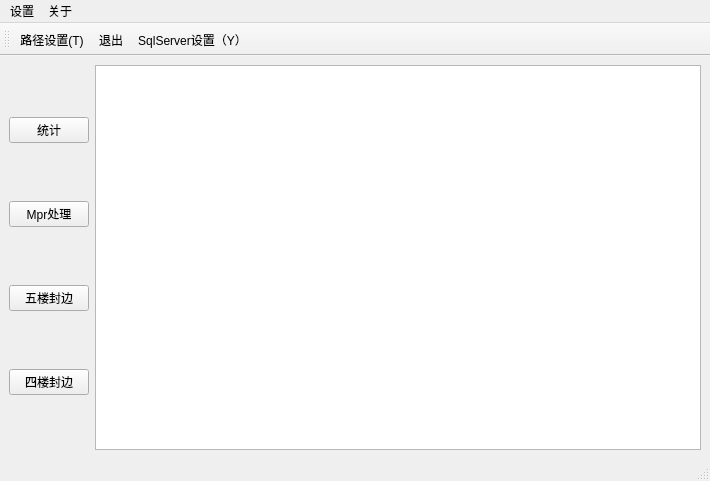
<?xml version="1.0" encoding="UTF-8"?>
<ui version="4.0">
 <class>MainWindow</class>
 <widget class="QMainWindow" name="MainWindow">
  <property name="geometry">
   <rect>
    <x>0</x>
    <y>0</y>
    <width>710</width>
    <height>481</height>
   </rect>
  </property>
  <property name="windowTitle">
   <string>后台封边程序转化</string>
  </property>
  <property name="windowIcon">
   <iconset>
    <normaloff>images/tup.png</normaloff>images/tup.png</iconset>
  </property>
  <widget class="QWidget" name="centralwidget">
   <layout class="QHBoxLayout" name="horizontalLayout_2">
    <item>
     <layout class="QHBoxLayout" name="horizontalLayout">
      <item>
       <layout class="QVBoxLayout" name="verticalLayout">
        <item>
         <widget class="QPushButton" name="pushButton">
          <property name="text">
           <string>统计</string>
          </property>
         </widget>
        </item>
        <item>
         <widget class="QPushButton" name="MprProcessing">
          <property name="text">
           <string>Mpr处理</string>
          </property>
         </widget>
        </item>
        <item>
         <widget class="QPushButton" name="Buttonbanding2">
          <property name="text">
           <string>五楼封边</string>
          </property>
         </widget>
        </item>
        <item>
         <widget class="QPushButton" name="Buttonbanding">
          <property name="text">
           <string>四楼封边</string>
          </property>
         </widget>
        </item>
       </layout>
      </item>
      <item>
       <widget class="QTextBrowser" name="textBrowser"/>
      </item>
     </layout>
    </item>
   </layout>
  </widget>
  <widget class="QMenuBar" name="menubar">
   <property name="geometry">
    <rect>
     <x>0</x>
     <y>0</y>
     <width>710</width>
     <height>22</height>
    </rect>
   </property>
   <widget class="QMenu" name="menu_2">
    <property name="title">
     <string>设置</string>
    </property>
    <addaction name="PatchActionc"/>
    <addaction name="sqlActionc"/>
   </widget>
   <widget class="QMenu" name="menu_3">
    <property name="title">
     <string>关于</string>
    </property>
    <addaction name="VersionAction"/>
    <addaction name="ExitAction"/>
   </widget>
   <addaction name="menu_2"/>
   <addaction name="menu_3"/>
  </widget>
  <widget class="QStatusBar" name="statusbar"/>
  <widget class="QToolBar" name="toolBar">
   <property name="windowTitle">
    <string>toolBar</string>
   </property>
   <attribute name="toolBarArea">
    <enum>TopToolBarArea</enum>
   </attribute>
   <attribute name="toolBarBreak">
    <bool>false</bool>
   </attribute>
   <addaction name="PatchActionc"/>
   <addaction name="ExitAction"/>
   <addaction name="sqlActionc"/>
  </widget>
  <action name="PatchActionc">
   <property name="icon">
    <iconset>
     <normaloff>images/loadtest.png</normaloff>images/loadtest.png</iconset>
   </property>
   <property name="text">
    <string>路径设置(&amp;T)</string>
   </property>
   <property name="statusTip">
    <string>设置相关文件路径</string>
   </property>
   <property name="shortcut">
    <string>Ctrl+T</string>
   </property>
  </action>
  <action name="VersionAction">
   <property name="text">
    <string>版本号(&amp;U)</string>
   </property>
   <property name="toolTip">
    <string>版本号(U)</string>
   </property>
   <property name="shortcut">
    <string>Ctrl+U</string>
   </property>
  </action>
  <action name="ExitAction">
   <property name="icon">
    <iconset>
     <normaloff>images/exit.png</normaloff>images/exit.png</iconset>
   </property>
   <property name="text">
    <string>退出</string>
   </property>
   <property name="toolTip">
    <string>退出</string>
   </property>
   <property name="statusTip">
    <string>退出</string>
   </property>
   <property name="shortcut">
    <string>Ctrl+Q</string>
   </property>
  </action>
  <action name="sqlActionc">
   <property name="icon">
    <iconset>
     <normaloff>images/456.jpg</normaloff>images/456.jpg</iconset>
   </property>
   <property name="text">
    <string>SqlServer设置（&amp;Y）</string>
   </property>
   <property name="shortcut">
    <string>Ctrl+Y</string>
   </property>
  </action>
 </widget>
 <resources/>
 <connections/>
</ui>
